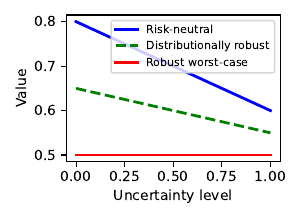

Reproduce this figure in Python.
import matplotlib.pyplot as plt
import numpy as np
import os

# Value under different distributions
x = np.linspace(0,1,100)
mean_val = 0.8 - 0.2*x   # optimistic
robust_val = 0.5*np.ones_like(x)  # worst-case
dr_val = 0.65 - 0.1*x   # DRMDP compromise

plt.figure(figsize=(3,2.2))
plt.plot(x, mean_val, 'b-', lw=2, label="Risk-neutral")
plt.plot(x, dr_val, 'g--', lw=2, label="Distributionally robust")
plt.plot(x, robust_val, 'r-', lw=2, label="Robust worst-case")

plt.xlabel("Uncertainty level"); plt.ylabel("Value")
plt.legend(fontsize=8)
plt.tight_layout()
plt.savefig("DR_ValueRobustness.pdf")